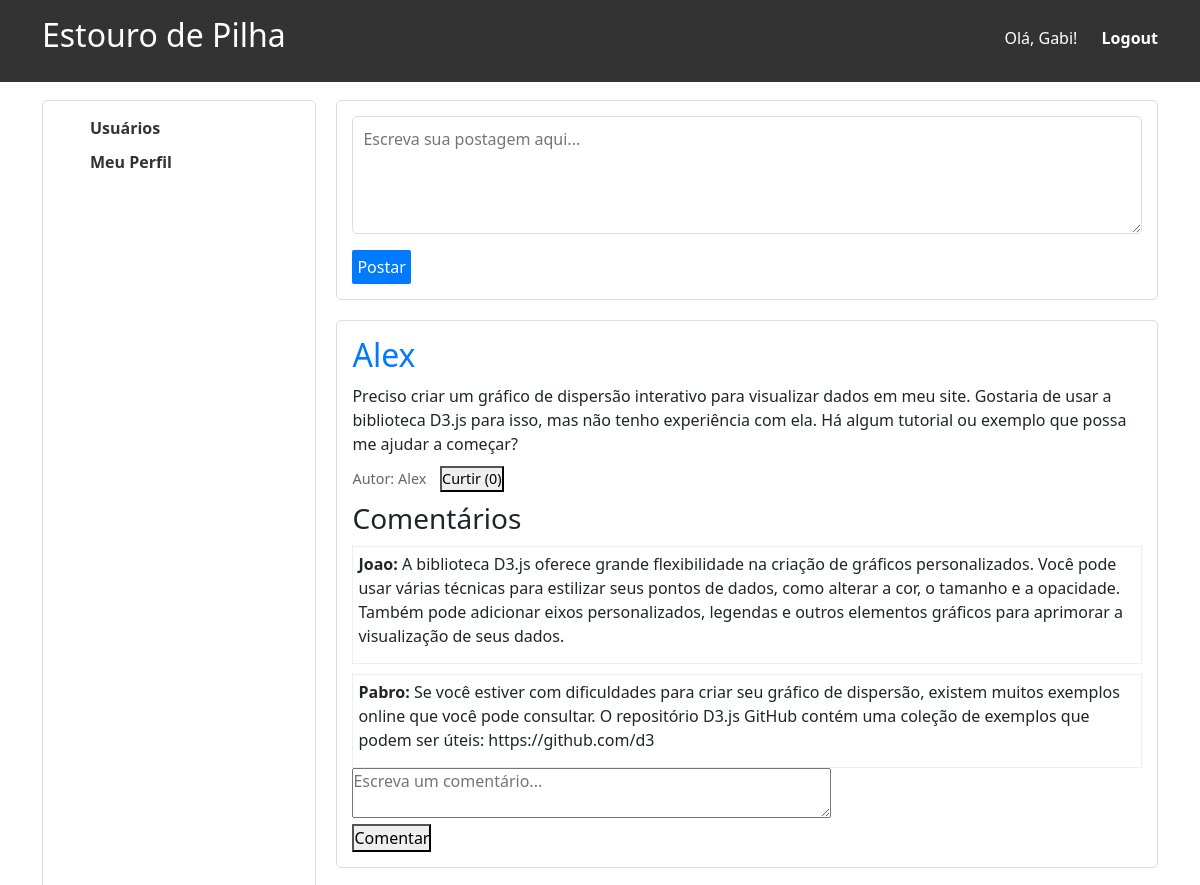
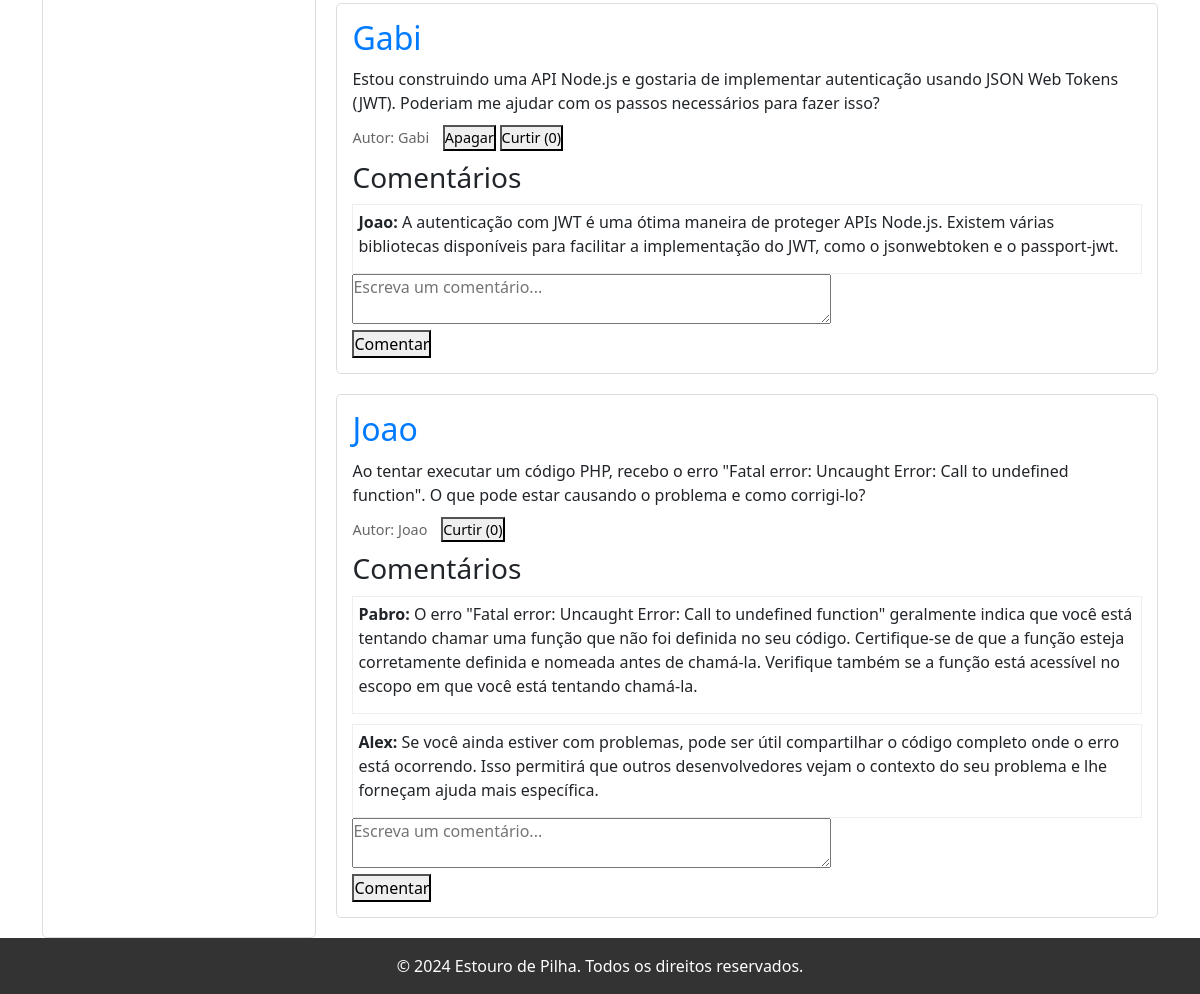
The app's page /index.php (signed in) with its own data (2 pictures, top to bottom).
### tables this page shows
CREATE TABLE IF NOT EXISTS db_post (
  post_id INT NOT NULL AUTO_INCREMENT,
  post_tittle VARCHAR(30) NOT NULL,
  post_body TEXT NOT NULL,
   
  post_note INT,
  usr_id INT NOT NULL,
  PRIMARY KEY (post_id),
  FOREIGN KEY (usr_id) REFERENCES db_usr(usr_id)
);

CREATE TABLE IF NOT EXISTS db_usr (
  usr_id INT NOT NULL AUTO_INCREMENT,
  usr_name VARCHAR(20) NOT NULL,
  usr_password VARCHAR(255) NOT NULL,
  PRIMARY KEY (usr_id)
);

CREATE TABLE IF NOT EXISTS db_comm (
  comm_id INT NOT NULL AUTO_INCREMENT,
  comm_body TEXT NOT NULL,
  comm_note INT,
  usr_id INT NOT NULL,
  post_id INT NOT NULL,
  PRIMARY KEY (comm_id),
  FOREIGN KEY (usr_id) REFERENCES db_usr(usr_id),
  FOREIGN KEY (post_id) REFERENCES db_post(post_id) ON DELETE CASCADE
);

### banco.php (called while the page is built, shortened)
<?php
$dbhost = "localhost";
$dbuser = "root";
$dbpass = "";
$dbname = "db_estouro_de_pilha";
$banco = new mysqli($dbhost, $dbuser, $dbpass, $dbname);
function countLikes(int $post_id) {
    global $banco;
    $sql = "SELECT COUNT(*) AS likes FROM db_likes WHERE post_id = ?";
    $stmt = $banco->prepare($sql);
    $stmt->bind_param("i", $post_id);
    $stmt->execute();
    $result = $stmt->get_result();
    return $result->fetch_object()->likes;
}
?>

### index.php (the view, shortened to what this page needs)
<?php
$logged_in = $_SESSION['logged_in'] ?? false;
$usr = $_SESSION['usr'] ?? '';
require_once 'banco.php';
$result_posts = $banco->query("SELECT db_post.post_id, db_post.post_body, db_post.usr_id, db_usr.usr_name FROM db_post JOIN db_usr ON db_post.usr_id = db_usr.usr_id ORDER BY db_post.post_id DESC");
?>
<!DOCTYPE html>
<html lang="pt-br">
<head>
    <link rel="stylesheet" href="estilos.css">
    <link href="https://cdn.jsdelivr.net/npm/bootstrap@5.3.3/dist/css/bootstrap.min.css" rel="stylesheet">
</head>
<body>
<header>
    <div class="container">
        <h1>Estouro de Pilha</h1>
        <nav>
            <ul>
                <?php if ($logged_in): ?>
                    <li>Olá, <?php echo htmlspecialchars($usr); ?>!</li>
                    <li><a href="logout.php">Logout</a></li>
                <?php else: ?>
                    <li>Bem-vindo!</li>
                    <li><a href="login.php">Login</a></li>
                    <li><a href="register.php">Cadastre-se</a></li>
                <?php endif; ?>
            </ul>
        </nav>
    </div>
</header>
<main class="container">
    <aside class="sidebar">
        <ul>
            <li><a href="pesquisa_usuario.php">Usuários</a></li>
            <?php if ($logged_in): ?>
                <li><a href="meu_perfil.php">Meu Perfil</a></li>
            <?php endif; ?>
        </ul>
    </aside>
    <section class="feed">
        <?php if ($logged_in): ?>
            <div class="new-post">
                <form action="new_post.php" method="post">
                    <textarea name="post_body" rows="4" cols="50" placeholder="Escreva sua postagem aqui..." required></textarea><br>
                    <button type="submit">Postar</button>
                </form>
            </div>
        <?php endif; ?>
        <?php while ($post = $result_posts->fetch_object()): ?>
            <div class="post">
                <h2><?php echo htmlspecialchars($post->usr_name); ?></h2>
                <p><?php echo nl2br(htmlspecialchars($post->post_body)); ?></p>
                <div class="post-info">
                    <span>Autor: <?php echo htmlspecialchars($post->usr_name); ?></span>
                    <?php if ($logged_in && $usr === $post->usr_name): ?>
                        <form action="delete_post.php" method="post" style="display:inline;">
                            <button type="submit">Apagar</button>
                        </form>
                    <?php endif; ?>
                    <?php if ($logged_in): ?>
                        <form action="like.php" method="post" style="display:inline;">
                            <button type="submit">
                                <?php
                                    $stmt_check_like = $banco->prepare("SELECT * FROM db_likes WHERE post_id = ? AND usr_id = ?");
                                    $stmt_check_like->bind_param("ii", $post->post_id, $_SESSION['usr_id']);
                                    $stmt_check_like->execute();
                                    $result_check_like = $stmt_check_like->get_result();
                                    echo ($result_check_like->num_rows > 0) ? 'Descurtir' : 'Curtir';
                                ?>
                                (<?php echo countLikes($post->post_id); ?>)
                            </button>
                        </form>
                    <?php else: ?>
                        <span>Curtidas: (<?php echo countLikes($post->post_id); ?>)</span>
                    <?php endif; ?>
                </div>
                <div class="comments">
                    <h3>Comentários</h3>
                    <?php
                    $sql_comments = "SELECT db_comm.comm_id, db_comm.comm_body, db_comm.usr_id, db_usr.usr_name FROM db_comm JOIN db_usr ON db_comm.usr_id = db_usr.usr_id WHERE db_comm.post_id = ? ORDER BY db_comm.comm_id ASC";
                    $stmt_comments = $banco->prepare($sql_comments);
                    $stmt_comments->bind_param("i", $post->post_id);
                    $stmt_comments->execute();
                    $result_comments = $stmt_comments->get_result();
                    while ($comment = $result_comments->fetch_object()):
                    ?>
                        <div class="comment">
                            <p><b><?php echo htmlspecialchars($comment->usr_name); ?>: </b><?php echo nl2br(htmlspecialchars($comment->comm_body)); ?></p>
                        </div>
                    <?php endwhile; ?>
                    <?php if ($logged_in): ?>
                        <form action="comment.php" method="post">
                            <textarea name="comm_body" rows="2" cols="50" placeholder="Escreva um comentário..." required></textarea><br>
                            <button type="submit">Comentar</button>
                        </form>
                    <?php endif; ?>
                </div>
            </div>
        <?php endwhile; ?>
    </section>
</main>
<footer>
    <div class="container">
        <p>&copy; 2024 Estouro de Pilha. Todos os direitos reservados.</p>
    </div>
</footer>
</body>
</html>

### estilos.css (style rules this page uses)
* { margin: 0; padding: 0; box-sizing: border-box; }
body { font-family: Arial, sans-serif; line-height: 1.6; background-color: #f4f4f4; }
.container { width: 80%; margin: auto; overflow: hidden; }
header { background: #333; color: #fff; padding: 1rem 0; position: fixed; top: 0; width: 100%; z-index: 1000; }
header h1 { float: left; font-size:xx-large; font-display:inherit ; }
header nav { float: right; margin-top: 10px; }
header nav ul { list-style: none; }
header nav ul li { display: inline; margin-left: 20px; }
header nav ul li a { color: #fff; text-decoration: none; font-weight: bold; }
main { display: flex; margin-top: 80px; }
.sidebar { width: 25%; background: #fff; padding: 15px; margin-right: 20px; border: 1px solid #ddd; border-radius: 5px; margin-top: 100px; }
.sidebar ul { list-style: none; }
.sidebar ul li { margin-bottom: 10px; }
.sidebar ul li a { text-decoration: none; color: #333; font-weight: bold; }
.feed { width: 75%; margin-top: 100px; }
.new-post { margin-bottom: 20px; padding: 15px; background: #fff; border: 1px solid #ddd; border-radius: 5px; }
.new-post textarea { width: 100%; border: 1px solid #ddd; border-radius: 5px; padding: 10px; font-size: 1rem; }
.new-post button { padding: 5px; font-size: 1rem; border: none; background: #007BFF; color: #fff; border-radius: 2px; cursor: pointer; margin-top: 10px; }
.post { background: #fff; padding: 15px; margin-bottom: 20px; border: 1px solid #ddd; border-radius: 5px; }
.post h2 { margin-bottom: 10px; color: #007BFF; }
.post p { margin-bottom: 10px; }
.post-info { margin-top: 10px; font-size: 0.9rem; color: #666; }
.post-info span { margin-right: 10px; }
.comments { margin-top: 10px; }
.comment { margin-top: 10px; padding: 5px; border: 1px solid #eee; display: flex; }
footer { display: flex; flex-direction: column; margin-top: auto; background: #333; color: #fff; text-align: center; padding: 1rem 0; width: 100%; }
footer p { margin: 0; }

### records on screen
db_post: usr.usr_name "Alex", post_body "Preciso criar um gráfico de dispersão interativo para visualizar dados em meu site. Gostaria de usar a biblioteca D3.js para isso, mas não tenho experiência com ela. Há algum tutorial ou exemplo que possa me ajudar a começar?", post_id "0"
db_comm: usr.usr_name "Joao", comm_body "A biblioteca D3.js oferece grande flexibilidade na criação de gráficos personalizados. Você pode usar várias técnicas para estilizar seus pontos de dados, como alterar a cor, o tamanho e a opacidade. Também pode adicionar eixos personalizados, legendas e outros elementos gráficos para aprimorar a visualização de seus dados."
db_comm: usr.usr_name "Pabro", comm_body "Se você estiver com dificuldades para criar seu gráfico de dispersão, existem muitos exemplos online que você pode consultar. O repositório D3.js GitHub contém uma coleção de exemplos que podem ser úteis: https://github.com/d3"
db_post: usr.usr_name "Gabi", post_body "Estou construindo uma API Node.js e gostaria de implementar autenticação usando JSON Web Tokens (JWT). Poderiam me ajudar com os passos necessários para fazer isso?", post_id "0"
db_comm: usr.usr_name "Joao", comm_body "A autenticação com JWT é uma ótima maneira de proteger APIs Node.js. Existem várias bibliotecas disponíveis para facilitar a implementação do JWT, como o jsonwebtoken e o passport-jwt."
db_post: usr.usr_name "Joao", post_body "Ao tentar executar um código PHP, recebo o erro \"Fatal error: Uncaught Error: Call to undefined function\". O que pode estar causando o problema e como corrigi-lo?", post_id "0"
db_comm: usr.usr_name "Pabro", comm_body "O erro \"Fatal error: Uncaught Error: Call to undefined function\" geralmente indica que você está tentando chamar uma função que não foi definida no seu código. Certifique-se de que a função esteja corretamente definida e nomeada antes de chamá-la. Verifique também se a função está acessível no escopo em que você está tentando chamá-la."
db_comm: usr.usr_name "Alex", comm_body "Se você ainda estiver com problemas, pode ser útil compartilhar o código completo onde o erro está ocorrendo. Isso permitirá que outros desenvolvedores vejam o contexto do seu problema e lhe forneçam ajuda mais específica."

### other values on screen
$usr "Gabi"
